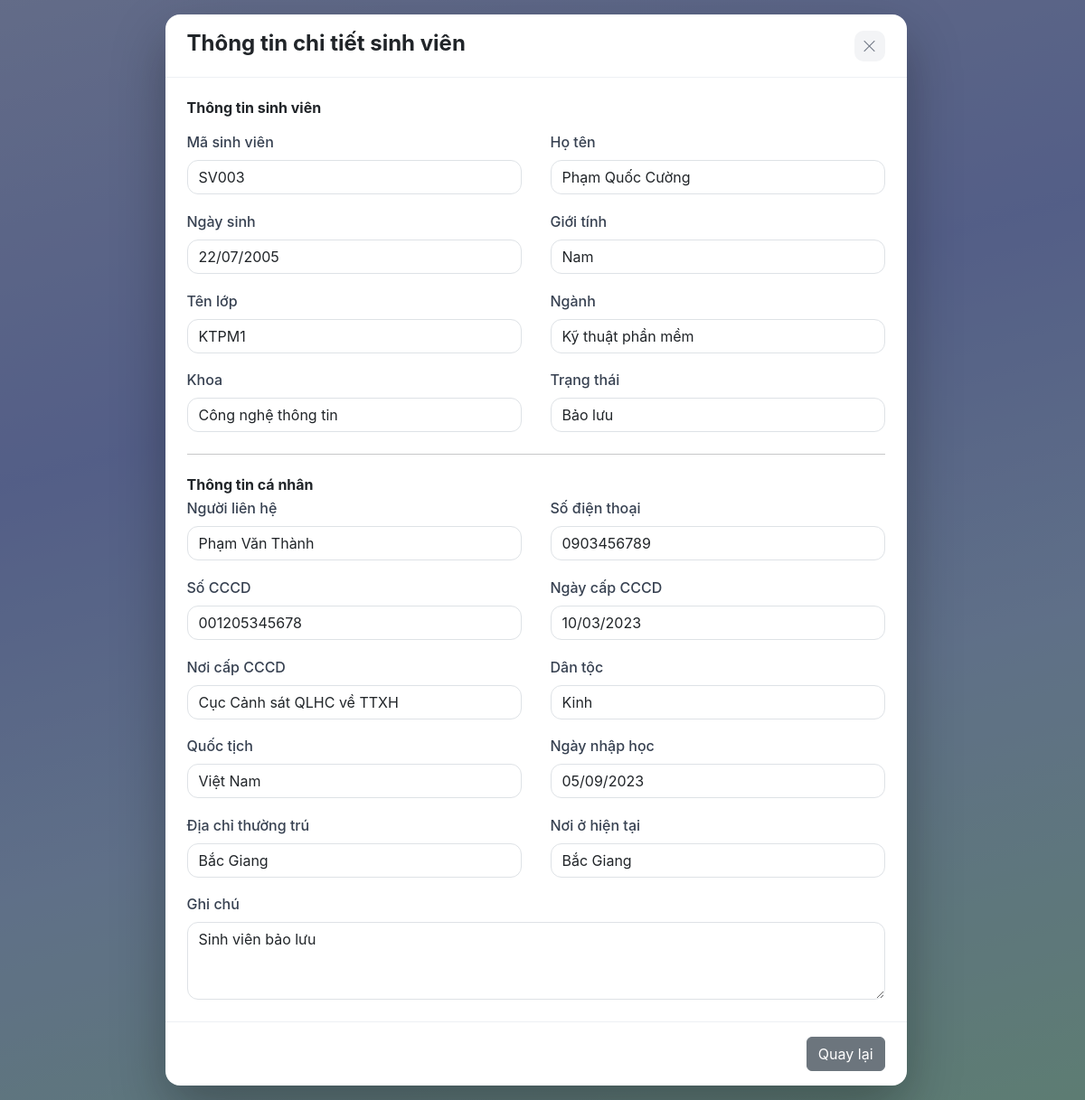
Page /public/?controller=student&action=detail&id=SV003 (signed in) on the committed database.
### tables this page shows
CREATE TABLE students (
ma_sv VARCHAR(10) PRIMARY KEY,
cccd VARCHAR(12),
ngay_cap_cccd DATE,
noi_cap_cccd VARCHAR(100),
dan_toc VARCHAR(50),
quoc_tich VARCHAR(50),
dia_chi_thuong_tru VARCHAR(200),
noi_o_hien_tai VARCHAR(200),
ngay_nhap_hoc DATE,
nguoi_lien_he VARCHAR(100),
sdt_nguoi_lien_he VARCHAR(15),
ghi_chu VARCHAR(200),

    FOREIGN KEY (ma_sv) REFERENCES student(ma_sv)

);

CREATE TABLE student (
    ma_sv VARCHAR(10) PRIMARY KEY,
    ho_ten VARCHAR(100) NOT NULL,
    ngay_sinh DATE NOT NULL,
    gioi_tinh VARCHAR(10) NOT NULL,
    ten_lop VARCHAR(50) NOT NULL,
    nganh VARCHAR(100) NOT NULL,
    khoa VARCHAR(100) NOT NULL,
    trang_thai VARCHAR(30) NOT NULL
);

### app/controllers/StudentController.php (called while the page is built, shortened)
<?php
require_once APP_ROOT . '/app/services/StudentService.php';
class StudentController
{
    public function detail($id)
    {
        $studentService = new StudentService();
        $student = $studentService->getStudentById($id);
        $q = isset($_GET['q']) && is_string($_GET['q'])
            ? trim($_GET['q'])
            : '';
        include APP_ROOT . '/app/views/student/detail.php';
    }
}

### app/services/StudentService.php (called while the page is built, shortened)
<?php
require_once APP_ROOT . '/app/models/Student.php';
class StudentService
{
    public function getStudentById($id)
    {
        $dbConnection = new DBConnection();
        $conn = $dbConnection->getConnection();
        $sql = "SELECT s.ma_sv, s.ho_ten, s.ngay_sinh, s.gioi_tinh, s.ten_lop, s.nganh, s.khoa, s.trang_thai,
                       sd.cccd, sd.ngay_cap_cccd, sd.noi_cap_cccd, sd.dan_toc, sd.quoc_tich,
                       sd.dia_chi_thuong_tru, sd.noi_o_hien_tai, sd.ngay_nhap_hoc,
                       sd.nguoi_lien_he, sd.sdt_nguoi_lien_he, sd.ghi_chu
                FROM student s
                LEFT JOIN students sd ON s.ma_sv = sd.ma_sv
                WHERE s.ma_sv = ?";
        $stmt = $conn->prepare($sql);
        $stmt->execute([$id]);
        return $stmt->fetch(PDO::FETCH_OBJ);
    }
}

### app/models/Student.php (called while the page is built, shortened)
<?php
class Student
{
    public static function formatDate($date)
    {
        return date_format(date_create($date), 'd/m/Y');
    }
}

### app/views/student/detail.php (the view, shortened to what this page needs)
<!DOCTYPE html>
<html lang="vi">
<head>
    <link href="https://cdn.jsdelivr.net/npm/bootstrap@5.3.8/dist/css/bootstrap.min.css" rel="stylesheet">
    <link rel="stylesheet" href="https://cdn.jsdelivr.net/npm/bootstrap-icons@1.13.1/font/bootstrap-icons.min.css">
    <link rel="stylesheet" href="assets/css/style.css?v=<?= defined('CSS_VERSION') ? CSS_VERSION : 6 ?>">
</head>
<body class="dash-page">
    <?php $backUrl = '?controller=student&action=index' . ($q !== '' ? '&q=' . urlencode($q) : ''); ?>
    <div class="popup">
        <section class="popup-card popup-form" aria-labelledby="student-detail-title">
            <div class="popup-head">
                <div>
                    <h4 id="student-detail-title" class="mb-1 fw-bold">Thông tin chi tiết sinh viên</h4>
                </div>
                <a href="<?= htmlspecialchars($backUrl, ENT_QUOTES, 'UTF-8') ?>"
                   class="popup-close" title="Quay lại" aria-label="Quay lại danh sách sinh viên">
                    <i class="bi bi-x-lg"></i>
                </a>
            </div>
            <div class="popup-body">
                <h6 class="fw-bold mb-3">Thông tin sinh viên</h6>
                <div class="detail-grid">
                    <div>
                        <label class="form-label">Mã sinh viên</label>
                        <input type="text" class="form-control" value="<?= htmlspecialchars($student->ma_sv ?? '', ENT_QUOTES, 'UTF-8') ?>" readonly>
                    </div>
                    <div>
                        <label class="form-label">Họ tên</label>
                        <input type="text" class="form-control" value="<?= htmlspecialchars($student->ho_ten ?? '', ENT_QUOTES, 'UTF-8') ?>" readonly>
                    </div>
                    <div>
                        <label class="form-label">Ngày sinh</label>
                        <input type="text" class="form-control" value="<?= htmlspecialchars(Student::formatDate($student->ngay_sinh), ENT_QUOTES, 'UTF-8') ?>" readonly>
                    </div>
                    <div>
                        <label class="form-label">Giới tính</label>
                        <input type="text" class="form-control" value="<?= htmlspecialchars($student->gioi_tinh ?? '', ENT_QUOTES, 'UTF-8') ?>" readonly>
                    </div>
                    <div>
                        <label class="form-label">Tên lớp</label>
                        <input type="text" class="form-control" value="<?= htmlspecialchars($student->ten_lop ?? '', ENT_QUOTES, 'UTF-8') ?>" readonly>
                    </div>
                    <div>
                        <label class="form-label">Ngành</label>
                        <input type="text" class="form-control" value="<?= htmlspecialchars($student->nganh ?? '', ENT_QUOTES, 'UTF-8') ?>" readonly>
                    </div>
                    <div>
                        <label class="form-label">Khoa</label>
                        <input type="text" class="form-control" value="<?= htmlspecialchars($student->khoa ?? '', ENT_QUOTES, 'UTF-8') ?>" readonly>
                    </div>
                    <div>
                        <label class="form-label">Trạng thái</label>
                        <input type="text" class="form-control" value="<?= htmlspecialchars($student->trang_thai ?? '', ENT_QUOTES, 'UTF-8') ?>" readonly>
                    </div>
                </div>
                <hr class="my-4">
                <h6 class="fw-bold mb-1">Thông tin cá nhân</h6>
                <div class="detail-grid">
                    <div>
                        <label class="form-label">Người liên hệ</label>
                        <input type="text" class="form-control" value="<?= htmlspecialchars($student->nguoi_lien_he ?? '', ENT_QUOTES, 'UTF-8') ?>" readonly>
                    </div>
                    <div>
                        <label class="form-label">Số điện thoại</label>
                        <input type="text" class="form-control" value="<?= htmlspecialchars($student->sdt_nguoi_lien_he ?? '', ENT_QUOTES, 'UTF-8') ?>" readonly>
                    </div>
                    <div>
                        <label class="form-label">Số CCCD</label>
                        <input type="text" class="form-control" value="<?= htmlspecialchars($student->cccd ?? '', ENT_QUOTES, 'UTF-8') ?>" readonly>
                    </div>
                    <div>
                        <label class="form-label">Ngày cấp CCCD</label>
                        <input type="text" class="form-control" value="<?= htmlspecialchars(Student::formatDate($student->ngay_cap_cccd), ENT_QUOTES, 'UTF-8') ?>" readonly>
                    </div>
                    <div>
                        <label class="form-label">Nơi cấp CCCD</label>
                        <input type="text" class="form-control" value="<?= htmlspecialchars($student->noi_cap_cccd ?? '', ENT_QUOTES, 'UTF-8') ?>" readonly>
                    </div>
                    <div>
                        <label class="form-label">Dân tộc</label>
                        <input type="text" class="form-control" value="<?= htmlspecialchars($student->dan_toc ?? '', ENT_QUOTES, 'UTF-8') ?>" readonly>
                    </div>
                    <div>
                        <label class="form-label">Quốc tịch</label>
                        <input type="text" class="form-control" value="<?= htmlspecialchars($student->quoc_tich ?? '', ENT_QUOTES, 'UTF-8') ?>" readonly>
                    </div>
                    <div>
                        <label class="form-label">Ngày nhập học</label>
                        <input type="text" class="form-control" value="<?= htmlspecialchars(Student::formatDate($student->ngay_nhap_hoc), ENT_QUOTES, 'UTF-8') ?>" readonly>
                    </div>
                    <div>
                        <label class="form-label">Địa chỉ thường trú</label>
                        <input type="text" class="form-control" value="<?= htmlspecialchars($student->dia_chi_thuong_tru ?? '', ENT_QUOTES, 'UTF-8') ?>" readonly>
                    </div>
                    <div>
                        <label class="form-label">Nơi ở hiện tại</label>
                        <input type="text" class="form-control" value="<?= htmlspecialchars($student->noi_o_hien_tai ?? '', ENT_QUOTES, 'UTF-8') ?>" readonly>
                    </div>
                    <div style="grid-column: 1 / -1;">
                        <label class="form-label">Ghi chú</label>
                        <textarea class="form-control" rows="3" readonly><?= htmlspecialchars($student->ghi_chu ?? '', ENT_QUOTES, 'UTF-8') ?></textarea>
                    </div>
                </div>
            </div>
            <div class="popup-foot">
                <a href="<?= htmlspecialchars($backUrl, ENT_QUOTES, 'UTF-8') ?>" class="btn btn-secondary">Quay lại</a>
            </div>
        </section>
    </div>
</body>
</html>

### public/assets/css/style.css (style rules this page uses)
:root { --indigo: #4f46e5; }
body { font-family: 'Inter', 'Segoe UI', system-ui, sans-serif; }
.form-control { border-radius: 12px; }
body.dash-page { background: linear-gradient(165deg, #c7d2fe 0%, #a5b4fc 35%, #bfdbfe 65%, #bbf7d0 100%); min-height: 100vh; }
.popup { position: fixed; inset: 0; z-index: 1050; background: rgba(17, 24, 39, 0.55); display: flex; align-items: flex-start; justify-content: center; padding: 1rem; overflow-y: auto; scrollbar-gutter: stable; }
.popup-card { background: #fff; border-radius: 16px; width: min(820px, calc(100vw - 2rem)); max-width: 820px; height: calc(100vh - 2rem); max-height: calc(100vh - 2rem); min-height: 0; display: flex; flex-direction: column; overflow: hidden; box-shadow: 0 25px 60px rgba(0, 0, 0, 0.3); }
.popup-head { display: flex; align-items: flex-start; justify-content: space-between; gap: 1rem; padding: 1.1rem 1.5rem; border-bottom: 1px solid #eef0f4; flex-shrink: 0; }
.popup-body { padding: 1.5rem; overflow-y: auto; flex: 1 1 auto; min-height: 0; }
.popup-foot { display: flex; justify-content: flex-end; gap: 0.6rem; padding: 1rem 1.5rem; border-top: 1px solid #eef0f4; flex-shrink: 0; }
.popup-close { border: 0; background: #f3f4f6; border-radius: 10px; width: 34px; height: 34px; font-size: 1rem; line-height: 1; color: #6b7280; text-decoration: none; display: inline-flex; align-items: center; justify-content: center; flex: none; }
.form-label { font-weight: 500; color: #374151; }
.popup-form { display: flex; flex-direction: column; width: 100%; height: 100%; min-height: 0; }
.detail-grid { display: grid; grid-template-columns: 1fr 1fr; gap: 1.1rem 2rem; }

### rows in the picture
students: ma_sv.ma_sv "SV003", ma_sv.ho_ten "Phạm Quốc Cường", ma_sv.ngay_sinh "22/07/2005", ma_sv.gioi_tinh "Nam", ma_sv.ten_lop "KTPM1", ma_sv.nganh "Kỹ thuật phần mềm", ma_sv.khoa "Công nghệ thông tin", ma_sv.trang_thai "Bảo lưu", nguoi_lien_he "Phạm Văn Thành", sdt_nguoi_lien_he "0903456789", cccd "001205345678", ngay_cap_cccd "10/03/2023", noi_cap_cccd "Cục Cảnh sát QLHC về TTXH", dan_toc "Kinh", quoc_tich "Việt Nam", ngay_nhap_hoc "05/09/2023", dia_chi_thuong_tru "Bắc Giang", noi_o_hien_tai "Bắc Giang", ghi_chu "Sinh viên bảo lưu"
